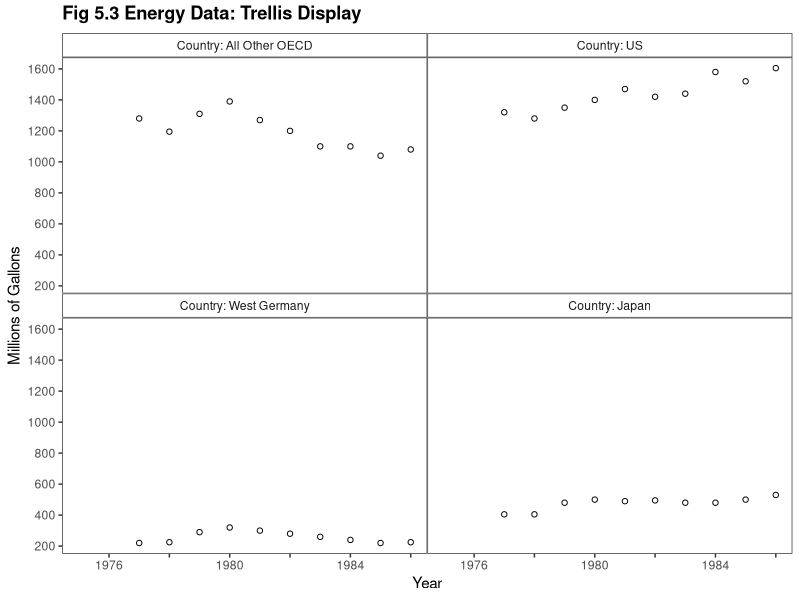
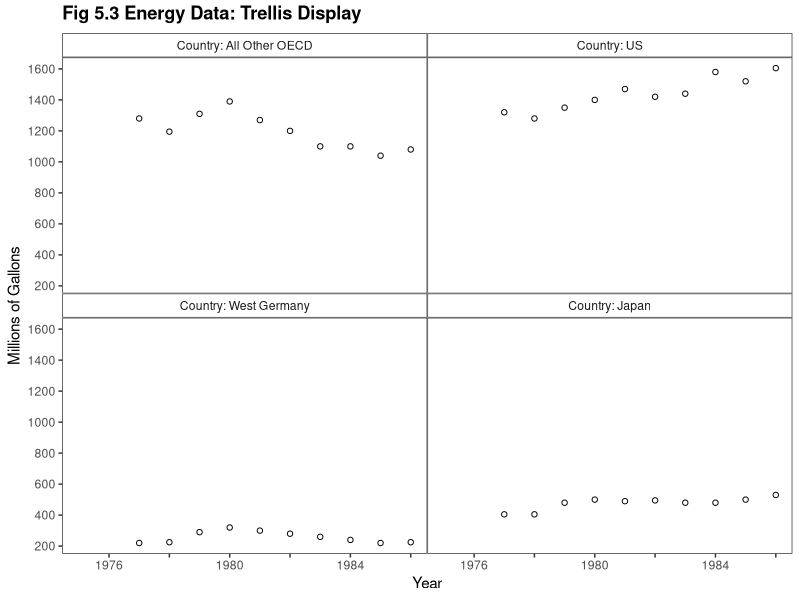

These charts were generated, in order, by the following R code:
library(ggplot2)
library(grid) # unit()
library(reshape2) # melt()
library(plyr)

this_base <- "fig05-03_energy-data-trellis-display"

my_data <- data.frame(
  year = 1977:1986,
  us = c(1320, 1280, 1350, 1400, 1470, 1420, 1440, 1580, 1520, 1605),
  japan = c(405, 405, 480, 500, 490, 495, 480, 480, 500, 530),
  germany = c(220, 225, 290, 320, 300, 280, 260, 240, 220, 225),
  other = c(1280, 1195, 1310, 1390, 1270, 1200, 1100, 1100, 1040, 1080))

my_data_long <- melt(my_data, id.vars = "year",
                     measure.vars = c("us", "japan", "germany", "other"), 
                     variable.name = "country")

my_data_long$country <- factor(my_data_long$country, 
                               levels = c("other", "us", "germany", "japan"))
my_data_long$country <- 
  revalue(my_data_long$country, 
          c("other" = "Country: All Other OECD", "us" = "Country: US",
            "germany" = "Country: West Germany", "japan" = "Country: Japan"))

p <- ggplot(my_data_long, aes(x = year, y = value)) +
  geom_point(shape = 1) +
  facet_wrap(~ country) +
  scale_x_continuous(breaks = seq(1976, 1986, 2), limits = c(1975, 1986),
                     labels = c(1976, "", 1980, "", 1984, "")) +
  scale_y_continuous(breaks = seq(200, 1600, 200)) +
  labs(x = "Year", y = "Millions of Gallons") +
  ggtitle("Fig 5.3 Energy Data: Trellis Display") + 
  theme_bw() +
  theme(panel.margin = unit(0, "cm"),
        panel.grid.major = element_blank(),
        panel.grid.minor = element_blank(),
        plot.title = element_text(size = rel(1.2), face = "bold", vjust = 1.5),
        strip.background = element_rect(fill = "white"))

p

ggsave(paste0(this_base, ".png"), p, width = 6, height = 5)


## note: my_data is estimated 
